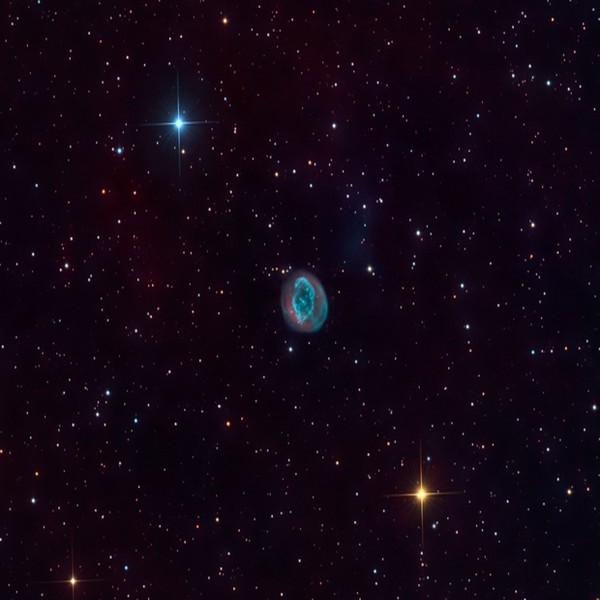
#> input picture Images_HD/Amas/0kfoht.jpg, 600 x 600 px; its folder holds only this picture in this run
$ python color.py
#> lines starting #> are read from the running program, lines starting #| are printed output that depends on the picture
import cv2
import numpy as np
import os
import shutil
from pathlib import Path
from sklearn.cluster import KMeans

# Paramètres
nombre_clusters = 5  # Modifier selon le besoin
seuil_diversite = 3  # Modifier selon le besoin

# Dossiers de sortie
dossier_colore = 'Coloré'
dossier_non_colore = 'Non_Coloré'

# Créer les dossiers s'ils n'existent pas
Path(dossier_colore).mkdir(exist_ok=True)
Path(dossier_non_colore).mkdir(exist_ok=True)

def analyser_image(chemin_image):

#> called with chemin_image = 'Amas/0kfoht.jpg'
    nom_image = os.path.basename(chemin_image)

    image = cv2.imread(chemin_image)
#> image is the input picture: shape (600, 600, 3); mean B, G, R 18.6, 6.1, 18.6

    # Vérifier si l'image a été chargée correctement
    if image is None:
        print(f"Impossible de lire l'image : {chemin_image}")
        return  # Sortir de la fonction si l'image n'est pas lue

    # Continuer le traitement si l'image a été chargée correctement
    try:
        image = cv2.cvtColor(image, cv2.COLOR_BGR2RGB)
    except cv2.error as e:
        print(f"Erreur lors de la conversion de l'image : {chemin_image}")
        print(e)
        return  # Sortir de la fonction si la conversion échoue

    # Réduire la taille de l'image pour accélérer le processus
    image = cv2.resize(image, (100, 100), interpolation=cv2.INTER_AREA)
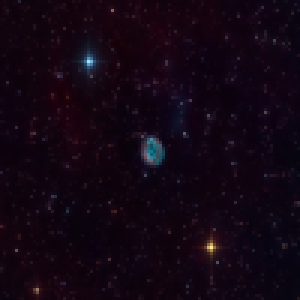
#> image: shape (100, 100, 3) (shown 3 times larger); mean R, G, B 18.6, 6.1, 18.6

    # Reshape l'image pour être une liste de pixels
    image = image.reshape((image.shape[0] * image.shape[1], 3))

    # Utiliser KMeans pour quantifier les couleurs
    clt = KMeans(n_clusters=nombre_clusters)
    labels = clt.fit_predict(image)
#> labels = 10000 values, max 4 at index 1929, min 0 at index 1, mean 1.68

    # Compter le nombre d'occurrences de chaque couleur quantifiée
    _, counts = np.unique(labels, return_counts=True)
#> counts = [1704, 85, 7925, 267, 19]

    # Nombre de couleurs significatives (plus de 5% de l'image)
    nombre_couleurs_significatives = np.sum(counts > (0.05 * image.shape[0]))
#> nombre_couleurs_significatives = 2
    print(f"{nom_image}: {nombre_couleurs_significatives} couleurs significatives")
#| 0kfoht.jpg: 2 couleurs significatives

    # Classer l'image et déplacer dans le dossier approprié
    dossier_cible = dossier_colore if nombre_couleurs_significatives > seuil_diversite else dossier_non_colore
#> dossier_cible = 'Non_Coloré'
    chemin_destination = os.path.join(dossier_cible, nom_image)
    shutil.move(chemin_image, chemin_destination)

# Parcourir toutes les images dans le dossier spécifié
chemin_dossier = 'Amas'  # Modifier selon le besoin
for fichier in os.listdir(chemin_dossier):
    if fichier.lower().endswith(('.png', '.jpg', '.jpeg')):
        analyser_image(os.path.join(chemin_dossier, fichier))

$ run again, on Images_HD/Amas/2ny4i6.jpg
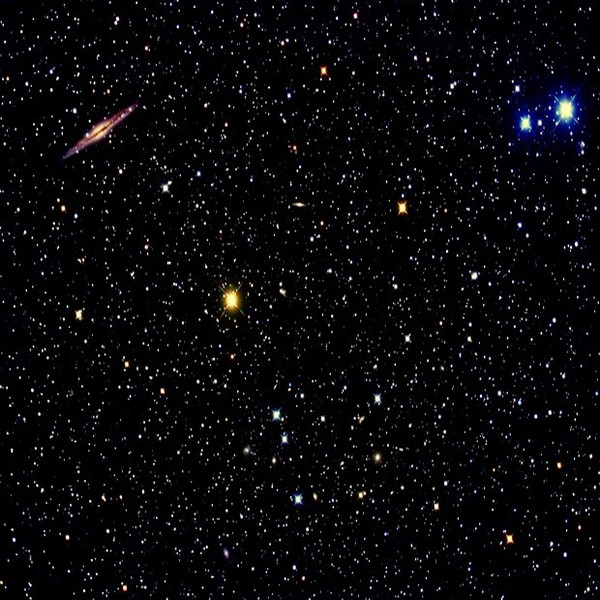
#> input picture Images_HD/Amas/2ny4i6.jpg, 600 x 600 px
#> in analyser_image, image is the input picture: shape (600, 600, 3); mean B, G, R 11.4, 8.9, 9.3
#> in analyser_image, `image = cv2.resize(image, (100, 100), interpolation=cv2.INTER_AREA)`:
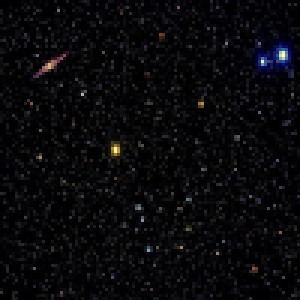
#> image: shape (100, 100, 3) (shown 3 times larger); mean R, G, B 9.3, 8.8, 11.4
#> labels = 10000 values, max 4 at index 18, min 0 at index 10, mean 2.38
#> counts = [2251, 190, 42, 6584, 933]
#> nombre_couleurs_significatives = 3
#| 2ny4i6.jpg: 3 couleurs significatives
#> dossier_cible = 'Non_Coloré'

$ run again, on Images_HD/Amas/4npexh.png
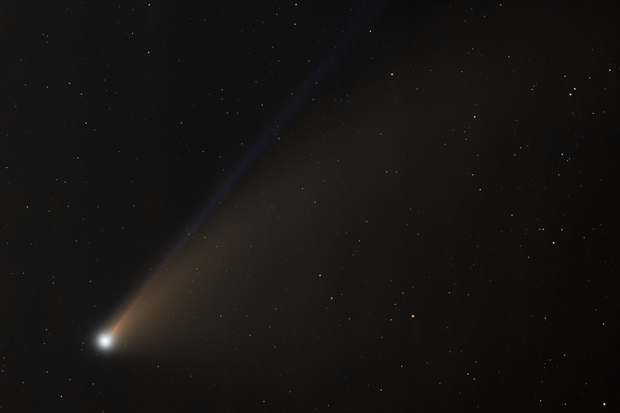
#> input picture Images_HD/Amas/4npexh.png, 620 x 413 px
#> in analyser_image, image is the input picture: shape (413, 620, 3); mean B, G, R 18.1, 20.1, 21.7
#> in analyser_image, `image = cv2.resize(image, (100, 100), interpolation=cv2.INTER_AREA)`:
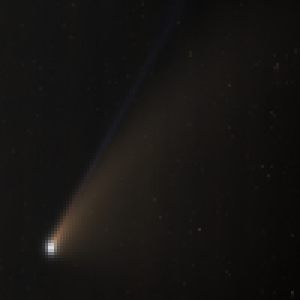
#> image: shape (100, 100, 3) (shown 3 times larger); mean R, G, B 21.7, 20.1, 18.1
#> labels = 10000 values, max 4 at index 8017, min 0 at index 31, mean 1.9
#> counts = [2820, 1208, 105, 5857, 10]
#> nombre_couleurs_significatives = 3
#| 4npexh.png: 3 couleurs significatives
#> dossier_cible = 'Non_Coloré'
